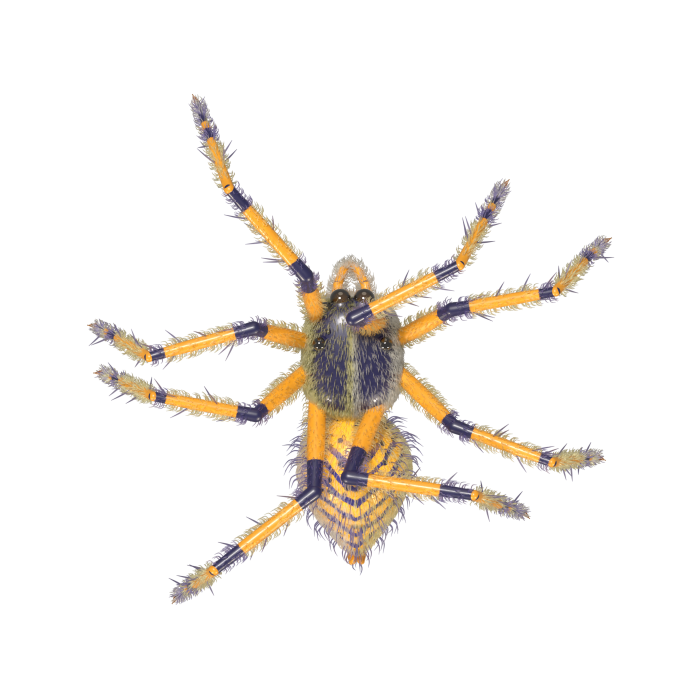
#> input picture hero.png, 1400 x 1400 px (shown at 1/2 size)
$ python smallview.py ../hero.png out.png
#> lines starting #> are read from the running program, lines starting #| are printed output that depends on the picture
"""Judge a render at the size it will really be seen:  python smallview.py in.png out.png [--px 192] [--zoom 3]

Shrinks the way pack.py does (premultiplied Lanczos + the same unsharp), then shows it on a light and a dark page, at 1x and enlarged.
"""
import sys
from PIL import Image, ImageFilter

a = sys.argv
px = int(a[a.index("--px") + 1]) if "--px" in a else 192
zoom = int(a[a.index("--zoom") + 1]) if "--zoom" in a else 3
im = Image.open(a[1]).convert("RGBA")
#> im is the input picture: PIL image 1400x1400 RGBA; mean R, G, B, A 22.5, 18.8, 14.5, 29.1
pm = im.convert("RGBa")
while pm.width > px * 2:
    pm = pm.resize((pm.width // 2, pm.height // 2), Image.LANCZOS)
pm = pm.resize((px, px), Image.LANCZOS)
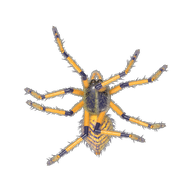
#> pm: PIL image 192x192 RGBa; mean R, G, B, A 19.7, 16.3, 12.1, 29.2; transparent parts drawn white
sm = pm.convert("RGBA")
rgb = sm.convert("RGB").filter(ImageFilter.UnsharpMask(radius=0.9, percent=70, threshold=2))
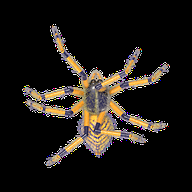
#> rgb: PIL image 192x192 RGB; mean R, G, B 30, 25.7, 21.2
al = sm.getchannel("A")
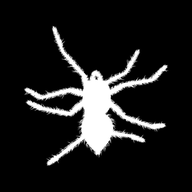
#> al: PIL image 192x192 L; min 0, max 255, mean 29.2
sm = rgb.convert("RGBA")
sm.putalpha(al)
tiles = []
for bg in ((244, 241, 234), (22, 24, 30)):
    base = Image.new("RGBA", (px, px), bg + (255,))
    base.alpha_composite(sm)
    tiles.append(base.convert("RGB"))
#> this loop made 2 passes
#> pass 1, `base = Image.new("RGBA", (px, px), bg + (255,))`:
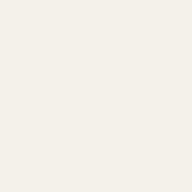
#> base: PIL image 192x192 RGBA; mean R, G, B, A 244, 241, 234, 255
#> after the loop:
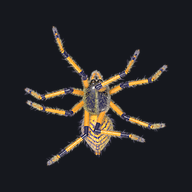
#> base: PIL image 192x192 RGBA; mean R, G, B, A 39.2, 37.7, 38.8, 255
#> after the loop, tiles = 2 items
W = px * zoom
out = Image.new("RGB", (W * 2 + px + 30, W), (128, 128, 128))
#> out: PIL image 1374x576 RGB; every value is 128
x = 0
for t in tiles:
    out.paste(t.resize((W, W), Image.NEAREST), (x, 0))
    x += W
#> this loop made 2 passes
#> x on passes 1 to 2: 576, 1152
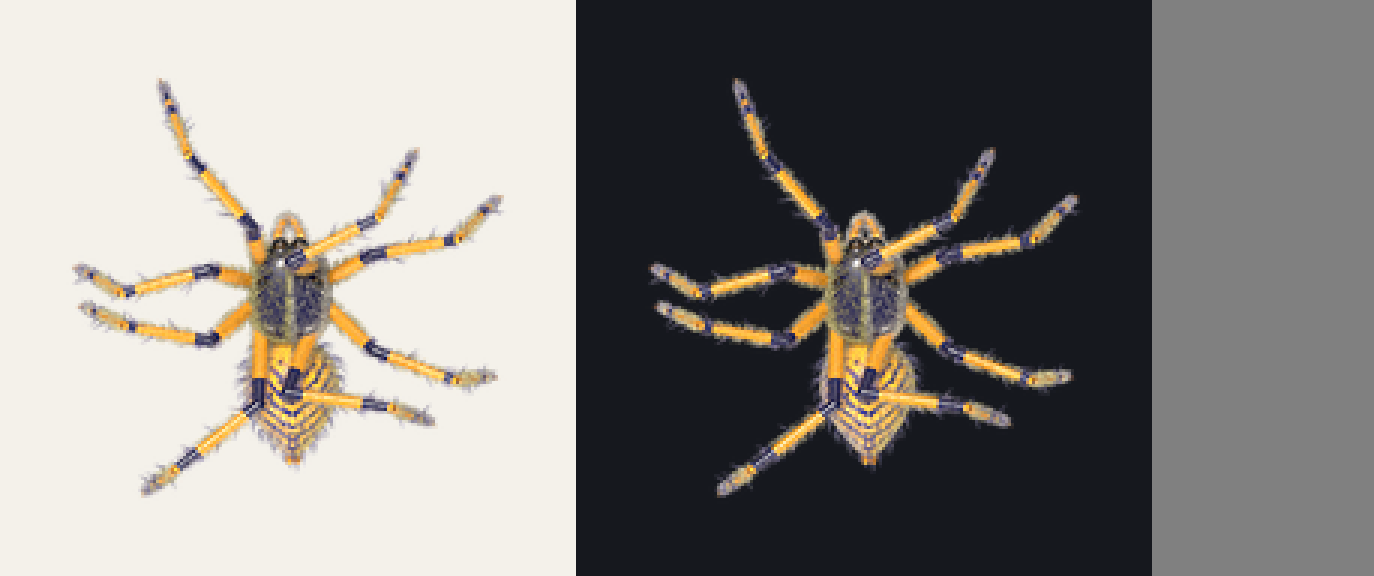
#> out: PIL image 1374x576 RGB; mean R, G, B 136, 132.8, 128.9
#> after the loop, x = 1152
out.paste(tiles[0], (x + 10, 10))
out.paste(tiles[1], (x + 10, 20 + px))
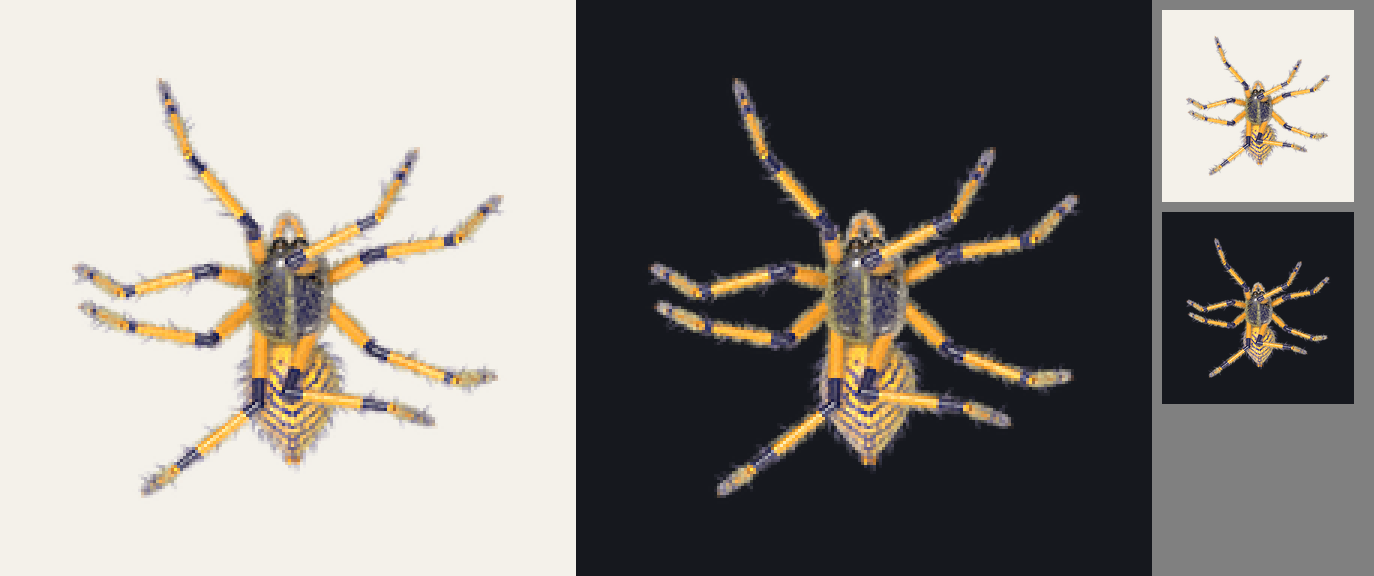
#> out: PIL image 1374x576 RGB; mean R, G, B 136.9, 133.4, 129
out.save(a[2])
